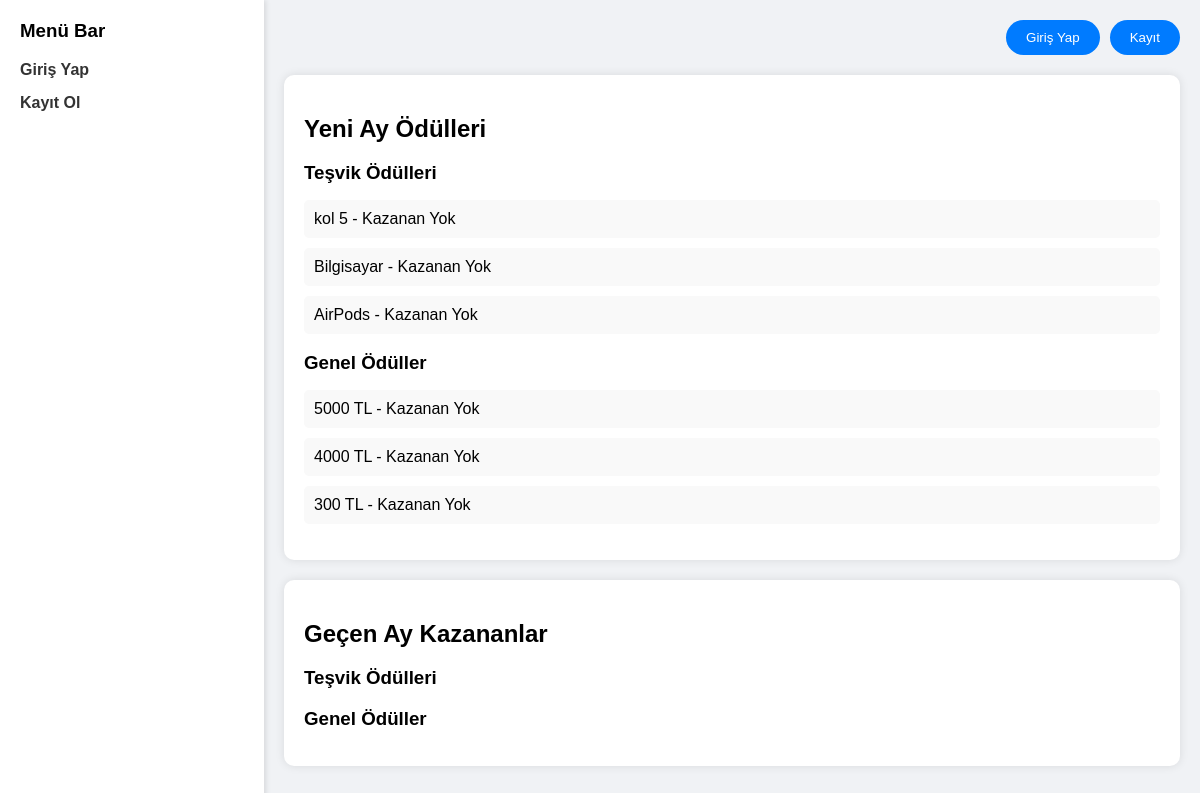
The page / on the database its author committed.
### myApp/models.py (models this page shows, shortened)
class Award(models.Model):
    CATEGORY_CHOICES = [
        ('incentive', 'Incentive'),
        ('general', 'General'),
    ]
    name = models.CharField(max_length=255)
    category = models.CharField(max_length=10, choices=CATEGORY_CHOICES)
    position = models.IntegerField()
    month = models.IntegerField()
    year = models.IntegerField()
    is_recent = models.BooleanField(default=True)
    winner = models.ForeignKey(User, null=True, blank=True, on_delete=models.SET_NULL)

### myApp/views.py (the view)
# urls.py: path('', views.home, name='home'),
def home(request):
    context = {
        'incentive_awards': Award.objects.filter(is_recent=True, category='incentive'),
        'general_awards': Award.objects.filter(is_recent=True, category='general'),
        'last_month_winners': Award.objects.filter(is_recent=False),
    }
    return render(request, 'home.html', context)

### myApp/templates/home.html (shortened to what this page needs)
<!DOCTYPE html>
<html lang="en">
<head>
</head>
<body>
    <div class="menu-bar">
        <h3>Menü Bar</h3>
        <ul>
            <li><a href="{% url 'login' %}">Giriş Yap</a></li>
            <li><a href="{% url 'register' %}">Kayıt Ol</a></li>
        </ul>
    </div>
    <div class="content">
        <div class="header">
            <a href="{% url 'login' %}"><button>Giriş Yap</button></a>
            <a href="{% url 'register' %}"><button>Kayıt</button></a>
        </div>
        <div class="awards-section">
            <h2>Yeni Ay Ödülleri</h2>
            <div>
                <h3>Teşvik Ödülleri</h3>
                <ul>
                    {% for award in incentive_awards %}
                    <li>{{ award.name }} - {% if award.winner %} {{ award.winner.first_name }} {{ award.winner.last_name }} {% else %} Kazanan Yok {% endif %}</li>
                    {% endfor %}
                </ul>
            </div>
            <div>
                <h3>Genel Ödüller</h3>
                <ul>
                    {% for award in general_awards %}
                        <li>{{ award.name }} - {% if award.winner %} {{ award.winner.first_name }} {{ award.winner.last_name }} {% else %} Kazanan Yok {% endif %}</li>
                    {% endfor %}
                </ul>
            </div>
        </div>
        <div class="awards-section">
            <h2>Geçen Ay Kazananlar</h2>
            <div>
                <h3>Teşvik Ödülleri</h3>
            </div>
            <div>
                <h3>Genel Ödüller</h3>
            </div>
        </div>
    </div>
</body>
</html>

### myApp/templates/home.html (style rules this page uses)
body { display: flex; font-family: 'Arial', sans-serif; margin: 0; background-color: #f0f2f5; }
.menu-bar { width: 20%; background-color: #fff; padding: 20px; box-shadow: 2px 0 5px rgba(0, 0, 0, 0.1); height: 100vh; }
.menu-bar h3 { margin-top: 0; }
.menu-bar ul { list-style-type: none; padding: 0; }
.menu-bar ul li { margin: 15px 0; }
.menu-bar ul li a { text-decoration: none; color: #333; font-weight: bold; }
.content { width: 80%; padding: 20px; overflow-y: auto; }
.header { display: flex; justify-content: flex-end; align-items: center; margin-bottom: 20px; }
.header a { margin-left: 10px; }
.header button { padding: 10px 20px; border-radius: 25px; border: none; background-color: #007BFF; color: white; cursor: pointer; transition: background-color 0.3s ease; }
.awards-section { background-color: #fff; padding: 20px; margin-bottom: 20px; border-radius: 10px; box-shadow: 0 0 10px rgba(0, 0, 0, 0.1); }
.awards-section h2 { margin-bottom: 15px; }
.awards-section h3 { margin-bottom: 10px; }
.awards-section ul { list-style-type: none; padding: 0; }
.awards-section li { margin-bottom: 10px; padding: 10px; background-color: #f9f9f9; border-radius: 5px; }

### rows shown on the page
Award: name "kol 5", shows "Kazanan Yok"
Award: name "Bilgisayar", shows "Kazanan Yok"
Award: name "AirPods", shows "Kazanan Yok"
Award: name "5000 TL", shows "Kazanan Yok"
Award: name "4000 TL", shows "Kazanan Yok"
Award: name "300 TL", shows "Kazanan Yok"
